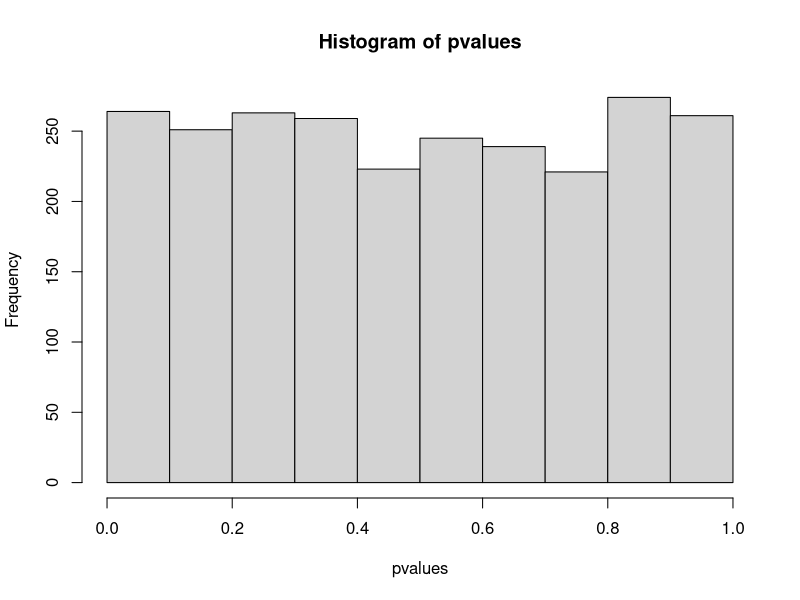
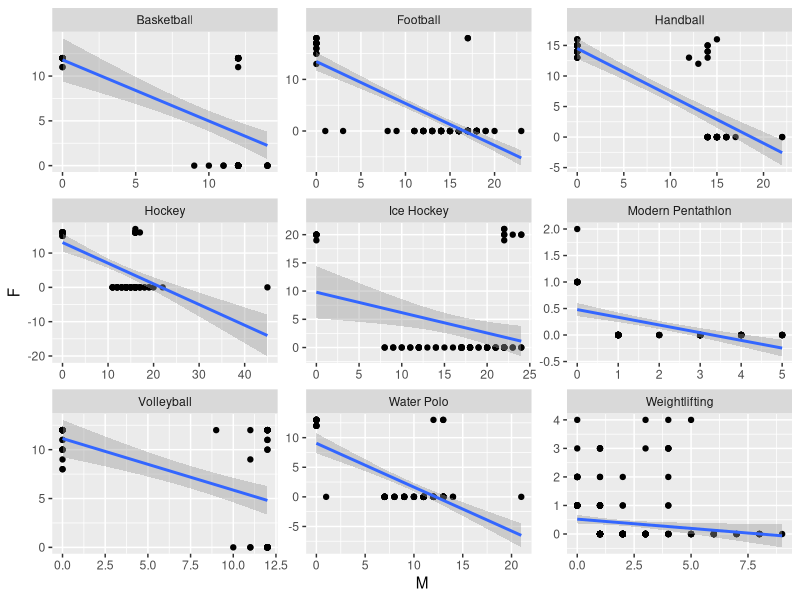
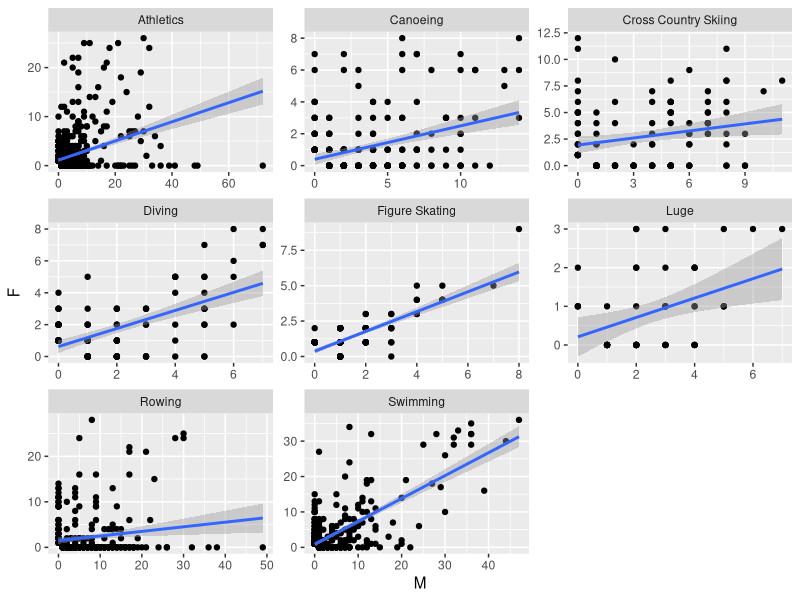

Reproduce these figures in R, in order.
## ---- chunk 1
knitr::opts_chunk$set(
  eval      = TRUE,
  comment   = "#",
  results   = "hold",
  message = FALSE,
  warning = FALSE,
  # collapse  = TRUE,
  fig.align = "center")
## ---- chunk 2
generate_samples <- function(n, mu1, mu2){
  return(data.frame(sample1 = rnorm(n = n, mean = mu1, sd = 1),
               sample2 = rnorm(n = n, mean = mu2, sd = 1)))
}

my_sample <- generate_samples(1000, 1, 1.01)
## ---- chunk 3
# two-tailed (diff in means = 0)
# Student's (assumes equal variances)
# (for Welch's t-test, var.equal = FALSE)
t.test(my_sample$sample1, 
       my_sample$sample2,
       var.equal = TRUE)
## ---- chunk 4
get_p_value_t_test <- function(my_sample){
  test_results <- t.test(my_sample$sample1, 
                         my_sample$sample2, 
                         var.equal = TRUE)
  return(test_results$p.value)
}
## ---- chunk 5
pvalues <- replicate(n = 2500, expr = get_p_value_t_test(generate_samples(10, 1, 1)))
## ---- chunk 6
sum(pvalues < 0.05)
## ---- chunk 7
hist(pvalues)
## ---- chunk 8
original_pvalues <- c(0.01, 0.07, 0.1, 0.44)
p.adjust(original_pvalues, method = "bonferroni")
## ---- chunk 9
library(tidyverse)
dt <- read_csv("data/medals.csv")
dt
## ---- chunk 10
cor(dt$F, dt$M)
## ---- chunk 11
cor.test(dt$F, dt$M)
## ---- chunk 12
dt <- dt %>% group_by(Sport) %>% mutate(sample_size = n()) %>% ungroup()
correlations <- dt %>% 
  filter(sample_size >= 50) %>% 
  group_by(Sport) %>% 
  summarise(cor = cor(`M`, `F`), 
            pvalue = cor.test(`M`, `F`)$p.value) %>% 
  ungroup() 
## ---- chunk 13
my_results <- correlations %>% filter(pvalue < 0.05, cor < 0)
## ---- chunk 14
ggplot(dt %>% inner_join(my_results)) + 
  aes(x = `M`, y = `F`) + 
  geom_point() + 
  geom_smooth(method = "lm") + 
  facet_wrap(~Sport, scales = "free")
## ---- chunk 15
my_results <- correlations %>% filter(pvalue < 0.05, cor > 0)
ggplot(dt %>% inner_join(my_results)) + 
  aes(x = `M`, y = `F`) + 
  geom_point() + 
  geom_smooth(method = "lm") + 
  facet_wrap(~Sport, scales = "free")
